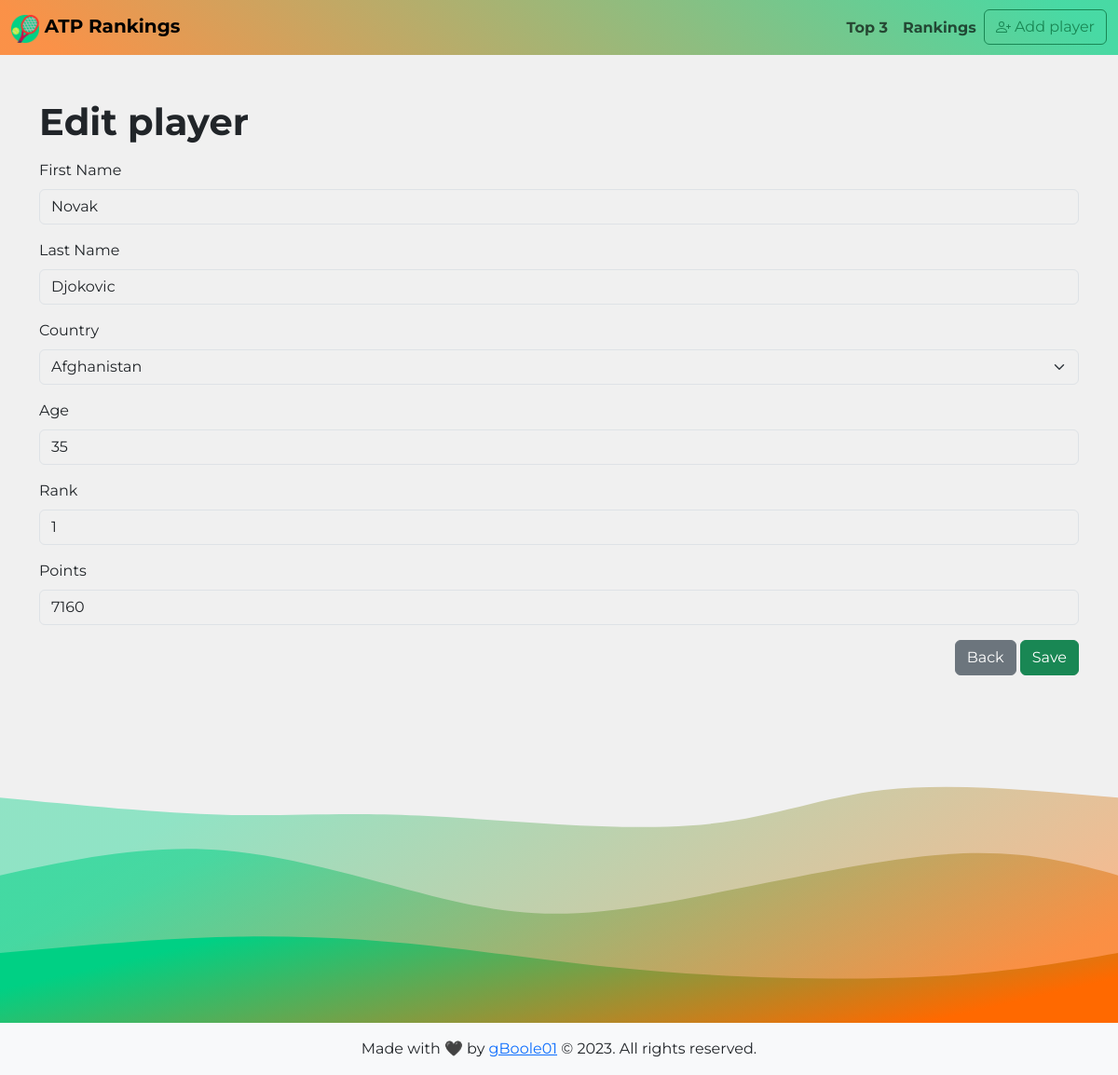
The page /editPlayer.php?id=492e5f40-6e89-46a1-86a5-05351ff5fdea on the database as committed earlier.
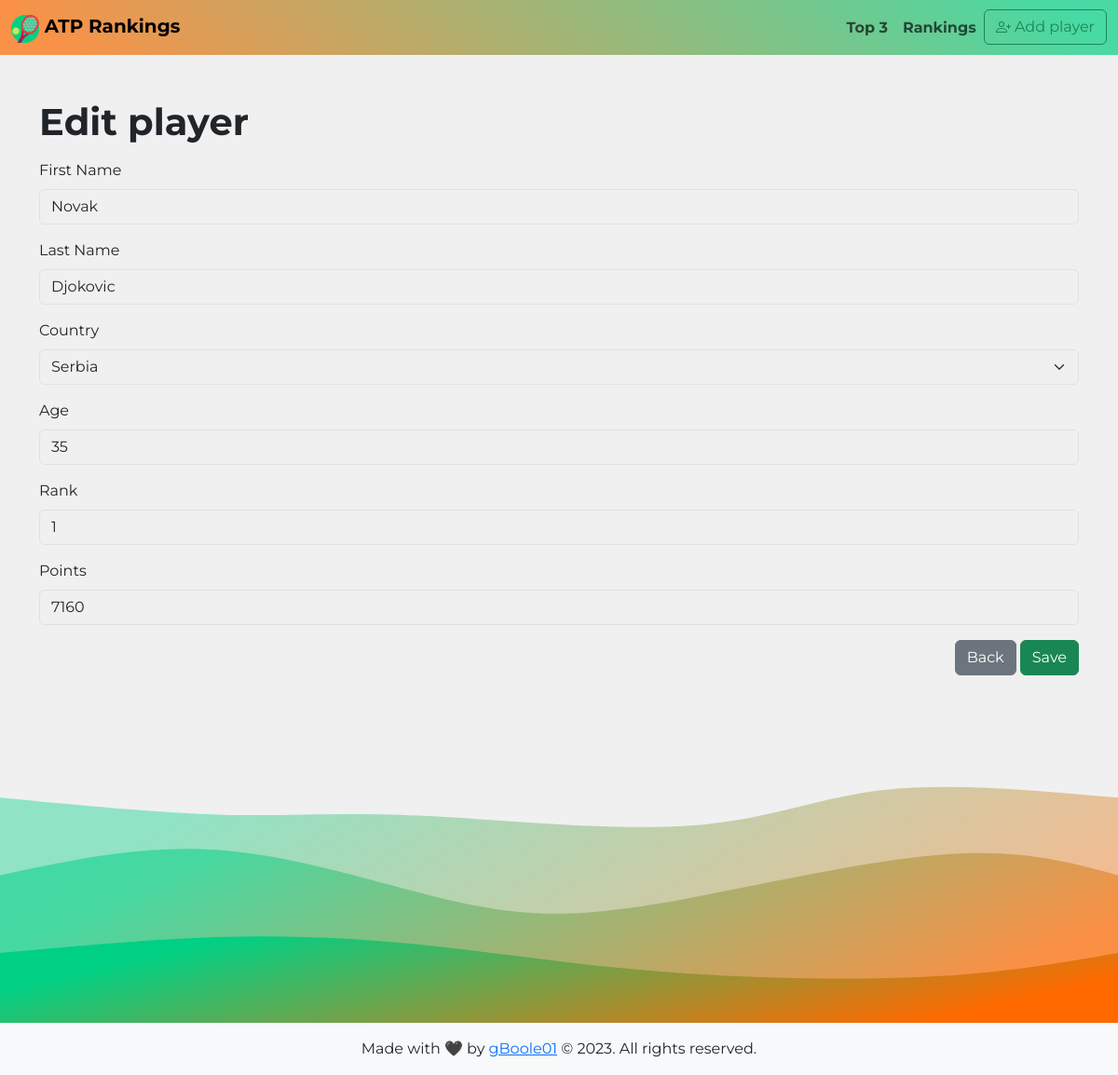
The same page on the database as committed later.
### tables this page shows
CREATE TABLE players (
    id INT NOT NULL AUTO_INCREMENT,
    uuid VARCHAR(255) NOT NULL,
    firstname VARCHAR(255) NOT NULL,
    lastname VARCHAR(255) NOT NULL,
    country VARCHAR(255) NOT NULL,
    age INT NOT NULL,
    rank INT NOT NULL,
    points INT NOT NULL,
    image VARCHAR(255),
    PRIMARY KEY (id)
);

### src/lib/countries.php (called while the page is built, shortened)
<?php
function getCountries()
{
    return $countries;
}

### src/editPlayer.php (the view, shortened to what this page needs)
<?php
require('lib/countries.php');
$pdo = dbConnect();
$countries = getCountries();
$playerId = $_GET['id'] ?? null;
$sql = "SELECT * FROM players WHERE uuid = :uuid";
$stmt = $pdo->prepare($sql);
$stmt->bindParam(':uuid', $playerId, PDO::PARAM_STR);
$stmt->execute();
$player = $stmt->fetch();
include('inc/header.php'); ?>
<h1 class="fw-bolder mb-3">Edit player</h1>
<form class="d-flex flex-column gap-3" action="/editPlayer.php?id=<?= $playerId ?>" method="POST" novalidate>
    <div>
        <label for="firstname" class="form-label">First Name</label>
        <input type="text" class="form-control" id="firstname" name="firstname" required value="<?= $player['firstname'] ?>">
    </div>
    <div>
        <label for="lastname" class="form-label">Last Name</label>
        <input type="text" class="form-control" id="lastname" name="lastname" required value="<?= $player['lastname'] ?>">
    </div>
    <div>
        <label for="country" class="form-label">Country</label>
        <select class="form-select" id="country" name="country" required>
            <?php foreach ($countries as $iso => $country) { ?>
                <option value="<?= $iso ?>" <?= $player['country'] === $iso ? 'selected' : '' ?>><?= $country ?></option>
            <?php } ?>
        </select>
    </div>
    <div>
        <label for="age" class="form-label">Age</label>
        <input type="number" class="form-control" id="age" name="age" required value="<?= $player['age'] ?>">
    </div>
    <div>
        <label for="rank" class="form-label">Rank</label>
        <input type="number" class="form-control" id="rank" name="rank" required value="<?= $player['rank'] ?>">
    </div>
    <div>
        <label for="points" class="form-label">Points</label>
        <input type="number" class="form-control" id="points" name="points" required value="<?= $player['points'] ?>">
    </div>
    <div class="text-end">
        <a href="/viewPlayer.php?id=<?= $player["uuid"] ?>" class="btn btn-secondary">Back</a>
        <button type="submit" class="btn btn-success">Save</button>
    </div>
</form>
<?php include('inc/footer.php');

Rows that differ between the two databases and show on the page:
changed players "Novak": country (not shown) → "Serbia"
Other text that changed with them:
form field country: "Afghanistan" → (not shown)
